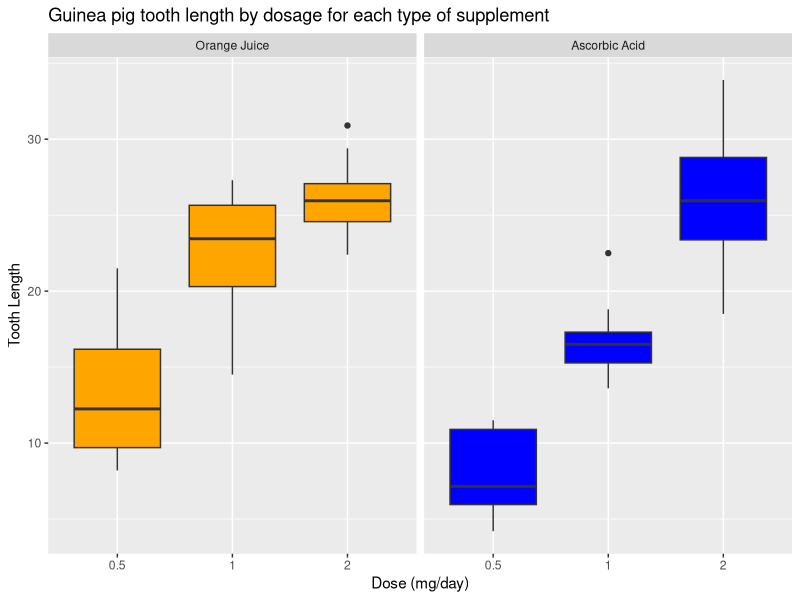

Write the R code that produced this figure.
## ---- chunk 1
library(datasets)
data(ToothGrowth)
head(ToothGrowth)
tail(ToothGrowth)
str(ToothGrowth)

library(ggplot2)
t = ToothGrowth
levels(t$supp) <- c("Orange Juice", "Ascorbic Acid")
ggplot(t, aes(x=factor(dose), y=len)) + 
  facet_grid(.~supp) +
  geom_boxplot(aes(fill = supp), show.legend = FALSE) +
  labs(title="Guinea pig tooth length by dosage for each type of supplement", 
    x="Dose (mg/day)",
    y="Tooth Length") +
   scale_fill_manual(values=c("orange", "blue"))
## ---- chunk 2
summary(ToothGrowth)
## ---- chunk 3
hypothesis1<-t.test(len ~ supp, data = t)
hypothesis1$conf.int
hypothesis1$p.value
## ---- chunk 4
hypothesis2<-t.test(len ~ supp, data = subset(t, dose == 1))
hypothesis2$conf.int
hypothesis2$p.value
## ---- chunk 5
hypoth3<-t.test(len ~ supp, data = subset(t, dose == 2))
hypoth3$conf.int
hypoth3$p.value
